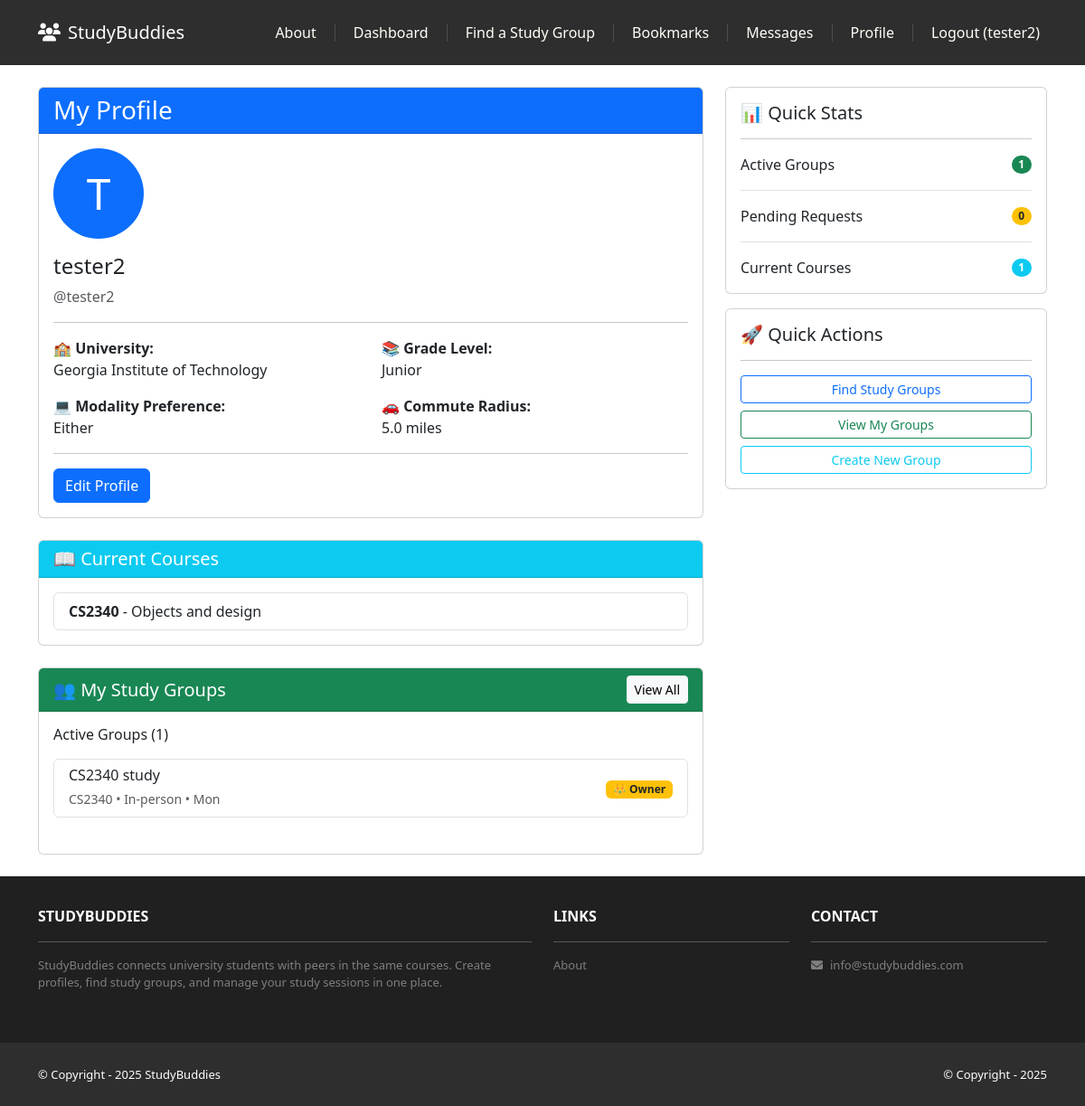
The app's page /profiles/view (signed in), older data.
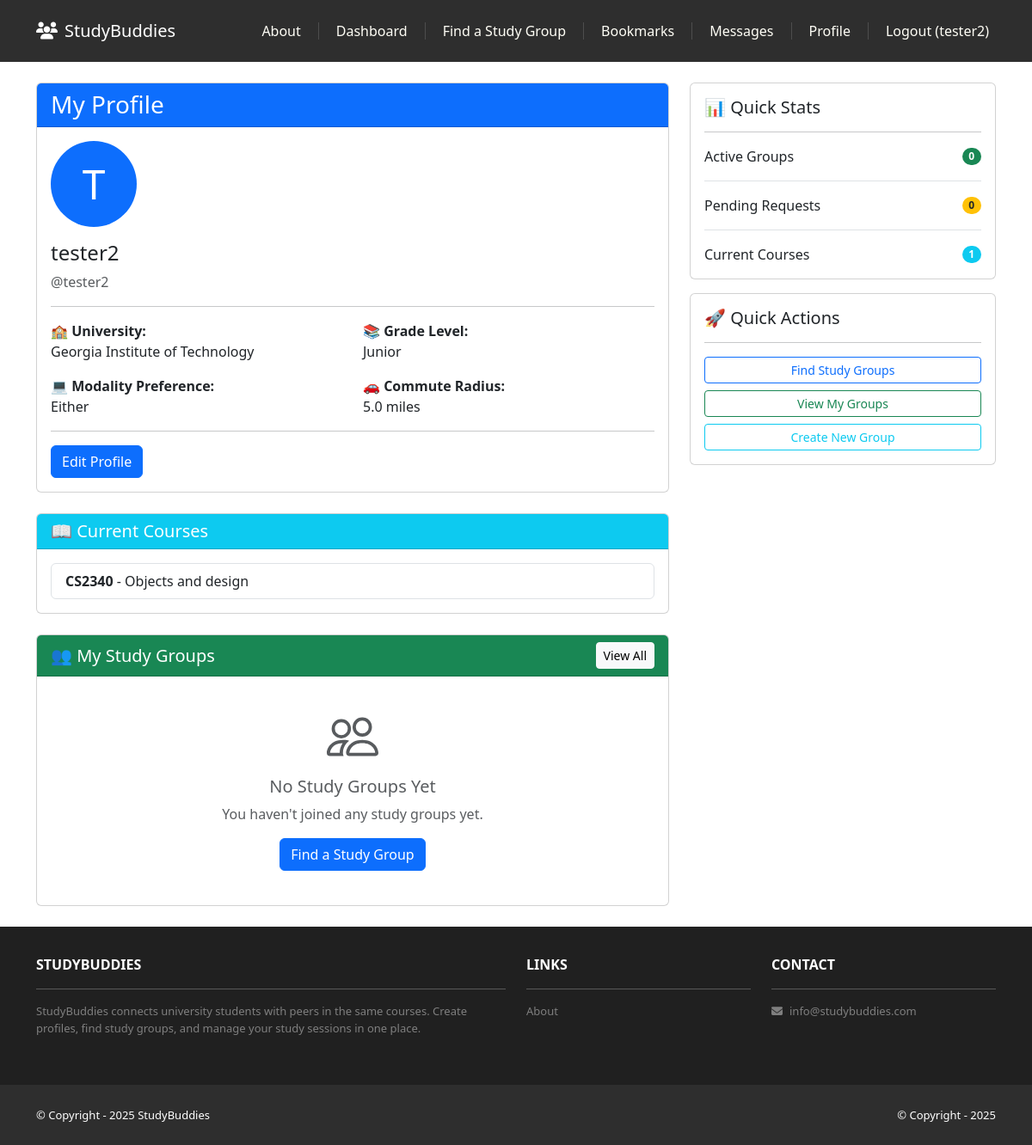
The same page, newer data.
### profiles/models.py (models this page shows, shortened)
class Course(models.Model):
    university = models.ForeignKey(University, on_delete=models.CASCADE, related_name="courses")
    code = models.CharField(max_length=20, help_text="e.g., CS 2340")
    name = models.CharField(max_length=200)
    slug = models.SlugField()
    is_active = models.BooleanField(default=True)
    created_at = models.DateTimeField(auto_now_add=True)
    class Meta:
        unique_together = ("university", "code")
        indexes = [
            Index(fields=["university", "code"]),
        ]
        ordering = ['code']

### buddies/models.py (models this page shows, shortened)
class BuddyListing(models.Model):
    MODALITY_CHOICES = [
        ("in_person", "In-person"),
        ("online", "Online"),
        ("hybrid", "Hybrid"),
    ]
    CADENCE_CHOICES = [
        ("one_off", "One-off"),
        ("weekly", "Weekly"),
    ]
    WEEKDAY_CHOICES = [
        ("mon", "Mon"),
        ("tue", "Tue"),
        ("wed", "Wed"),
        ("thu", "Thu"),
        ("fri", "Fri"),
        ("sat", "Sat"),
        ("sun", "Sun"),
    ]
    JOIN_POLICY_CHOICES = [
        ("owner_approve", "Owner approves"),
        ("auto_accept", "Auto-accept"),
    ]
    VISIBILITY_CHOICES = [
        ("same_school", "Same-school"),
        ("public", "Public"),
    ]
    STATUS_CHOICES = [
        ("open", "Open"),
        ("filled", "Filled"),
        ("cancelled", "Cancelled"),
    ]
    owner = models.ForeignKey(settings.AUTH_USER_MODEL, on_delete=models.CASCADE, related_name="listings")
    university = models.ForeignKey(University, on_delete=models.CASCADE, related_name="listings")
    course = models.ForeignKey(Course, on_delete=models.PROTECT, related_name="listings")
    course_code_text = models.CharField(max_length=20, blank=True, help_text="Fallback if course missing")
    title = models.CharField(max_length=120)
    description = models.TextField()
    modality = models.CharField(max_length=10, choices=MODALITY_CHOICES, default="in_person")
    location = models.ForeignKey(Location, on_delete=models.SET_NULL, null=True, blank=True, related_name="listings")
    meeting_link = models.URLField(blank=True, help_text="For online/hybrid; members only")
    capacity = models.PositiveSmallIntegerField(default=5)
    current_size = models.PositiveSmallIntegerField(default=1, help_text="Owner included; keep in sync")
    cadence = models.CharField(max_length=10, choices=CADENCE_CHOICES, default="weekly")
    weekday = models.CharField(max_length=3, choices=WEEKDAY_CHOICES, blank=True, help_text="Weekly only")
    start_time = models.TimeField(blank=True, null=True)
    end_time = models.TimeField(blank=True, null=True)
    tags = models.CharField(max_length=200, blank=True, help_text="Comma-separated tags: midterm 1, op-amps")
    join_policy = models.CharField(max_length=15, choices=JOIN_POLICY_CHOICES, default="owner_approve")
    visibility = models.CharField(max_length=15, choices=VISIBILITY_CHOICES, default="same_school")
    status = models.CharField(max_length=10, choices=STATUS_CHOICES, default="open", db_index=True)
    slug = models.SlugField(unique=True, blank=True)
    created_at = models.DateTimeField(auto_now_add=True)
    updated_at = models.DateTimeField(auto_now=True)
    class Meta:
        indexes = [
            Index(fields=["university", "status", "created_at"]),
            Index(fields=["course", "status"]),
        ]
        ordering = ['-created_at']

class GroupMembership(models.Model):
    ROLE_CHOICES = [
        ("owner", "Owner"),
        ("member", "Member"),
    ]
    listing = models.ForeignKey(BuddyListing, on_delete=models.CASCADE, related_name="memberships")
    student = models.ForeignKey(settings.AUTH_USER_MODEL, on_delete=models.CASCADE, related_name="memberships")
    role = models.CharField(max_length=10, choices=ROLE_CHOICES, default="member")
    joined_at = models.DateTimeField(auto_now_add=True)
    left_at = models.DateTimeField(blank=True, null=True)
    class Meta:
        unique_together = ("listing", "student")
        ordering = ['joined_at']

### profiles/views.py (the view)
# urls.py: path('view', views.detail, name='profiles.detail'),
@login_required
def detail(request):
    profile = get_object_or_404(Profile, user=request.user)
    memberships = GroupMembership.objects.filter(
        student=request.user,
        left_at__isnull=True
    ).select_related(
        'listing',
        'listing__course',
        'listing__university'
    ).order_by('-joined_at')
    my_groups = [m.listing for m in memberships]
    pending_requests = JoinRequest.objects.filter(
        student=request.user,
        status__in=['requested', 'waitlisted']
    ).select_related(
        'listing',
        'listing__course'
    ).order_by('-created_at')
    context = {
        'template_data': {
            'profile': profile,
            'title': 'My Profile'
        },
        'profile': profile,
        'my_groups': my_groups,
        'memberships': memberships,
        'pending_requests': pending_requests,
    }
    return render(request, 'profiles/detail.html', context)

### accounts/templatetags/account_tags.py (called while the page is built)
@register.filter(name='has_profile')
def has_profile(user):
    if not getattr(user, 'is_authenticated', False):
        return False
    try:
        profile = user.profile
        return True
    except Exception:
        return False

### profiles/templates/profiles/detail.html (shortened to what the changed rows need)
{% extends 'base.html' %}
{% block content %}
<div class="container mt-4">
    <div class="row">
        <div class="col-md-8">
            {% if profile.current_courses.all %}
            <div class="card mb-4">
                <div class="card-body">
                    <div class="list-group">
                        {% for course in profile.current_courses.all %}
                        <div class="list-group-item">
                            <strong>{{ course.code }}</strong> - {{ course.name }}
                        </div>
                        {% endfor %}
                    </div>
                </div>
            </div>
            {% endif %}
            <div class="card mb-4">
                <div class="card-body">
                    {% if my_groups %}
                        <h6 class="mb-3">Active Groups ({{ my_groups|length }})</h6>
                        <div class="list-group mb-4">
                            {% for listing in my_groups %}
                            <a href="{% url 'buddies:listing_detail' slug=listing.slug %}" class="list-group-item list-group-item-action">
                                <div class="d-flex w-100 justify-content-between align-items-center">
                                    <div>
                                        <h6 class="mb-1">{{ listing.title }}</h6>
                                        <small class="text-muted">
                                            {{ listing.course.code }} • {{ listing.get_modality_display }}
                                            {% if listing.weekday %}
                                            • {{ listing.get_weekday_display }}
                                            {% endif %}
                                        </small>
                                    </div>
                                    <div>
                                        {% for membership in memberships %}
                                            {% if membership.listing.id == listing.id %}
                                                {% if membership.role == 'owner' %}
                                                <span class="badge bg-warning text-dark">👑 Owner</span>
                                                {% else %}
                                                <span class="badge bg-success">Member</span>
                                                {% endif %}
                                            {% endif %}
                                        {% endfor %}
                                    </div>
                                </div>
                            </a>
                            {% endfor %}
                        </div>
                    {% endif %}
                    {% if not my_groups and not pending_requests %}
                        <div class="text-center py-4">
                            <div class="mb-3">
                            </div>
                            <h5 class="text-muted">No Study Groups Yet</h5>
                            <p class="text-muted mb-3">You haven't joined any study groups yet.</p>
                            <a href="{% url 'buddies:listing_search' %}" class="btn btn-primary">
                                Find a Study Group
                            </a>
                        </div>
                    {% endif %}
                </div>
            </div>
        </div>
        <div class="col-md-4">
            <div class="card mb-3">
                <div class="card-body">
                    <ul class="list-unstyled mb-0">
                        <li class="mb-3 pb-3 border-bottom">
                            <div class="d-flex justify-content-between align-items-center">
                                <span>Active Groups</span>
                                <span class="badge bg-success rounded-pill">{{ my_groups|length|default:0 }}</span>
                            </div>
                        </li>
                    </ul>
                </div>
            </div>
        </div>
    </div>
</div>
{% endblock content %}

Row changes from the older to the newer data that the page shows:
no longer on this page (row unchanged): BuddyListing: title "CS2340 study", course.code "CS2340", modality "In-person", weekday "Mon"
removed GroupMembership: role "👑 Owner"
Text that changed along with them:
{{ my_groups|length|default:0 }}: "1" → "0"
{{ my_groups|length }}: "1" → (not shown)
text no longer shown: "Active Groups ( )"
text now shown: "No Study Groups Yet You haven't joined any study groups yet. Find a Study Group"
